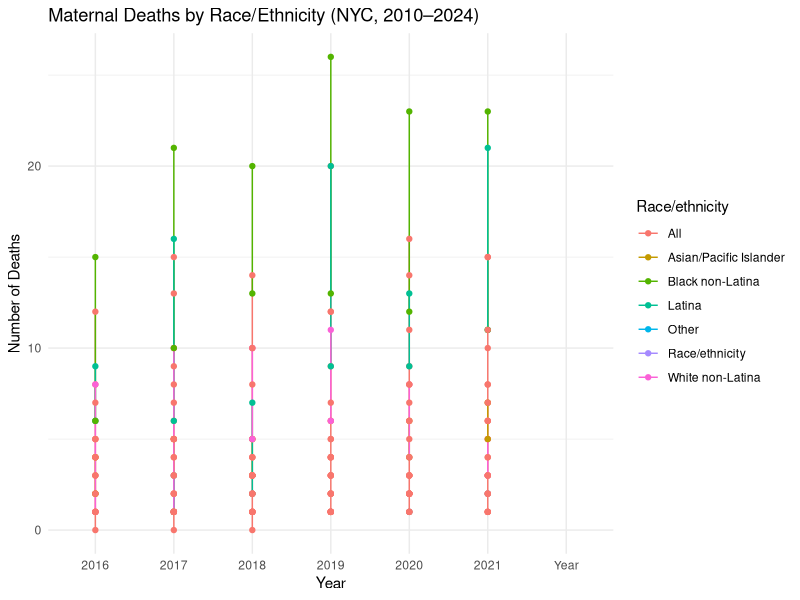
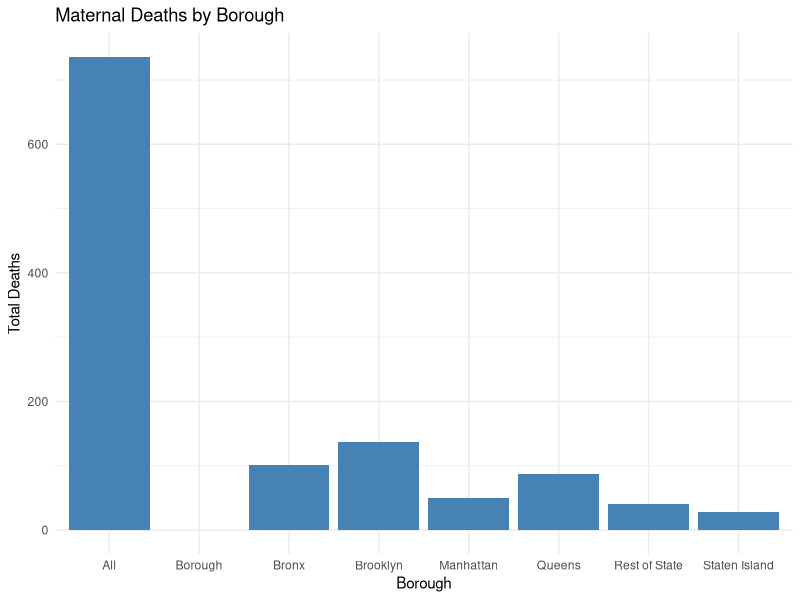

Recreate these plots in R, in order.


library(tidyverse)
library(ggplot2)

# Load cleaned dataset
df <- read_csv("maternal_mortality_clean.csv")

# Summary by race
race_summary <- df %>%
  group_by(`Race/ethnicity`) %>%
  summarise(Total_Deaths = sum(Deaths, na.rm=TRUE))

# Summary by borough
borough_summary <- df %>%
  group_by(Borough) %>%
  summarise(Total_Deaths = sum(Deaths, na.rm=TRUE))

# Save summary tables
write_csv(race_summary, "Race_Disparities_R.csv")
write_csv(borough_summary, "Borough_Disparities_R.csv")

# Plot: Deaths by Race over time
p1 <- ggplot(df, aes(x=Year, y=Deaths, color=`Race/ethnicity`)) +
  geom_line() + geom_point() +
  labs(title="Maternal Deaths by Race/Ethnicity (NYC, 2010–2024)",
       y="Number of Deaths") +
  theme_minimal()
ggsave("Deaths_by_Race_R.png", plot=p1, width=8, height=5, dpi=300)

# Plot: Deaths by Borough
p2 <- ggplot(borough_summary, aes(x=Borough, y=Total_Deaths)) +
  geom_col(fill="steelblue") +
  labs(title="Maternal Deaths by Borough", y="Total Deaths") +
  theme_minimal()
ggsave("Deaths_by_Borough_R.png", plot=p2, width=8, height=5, dpi=300)
